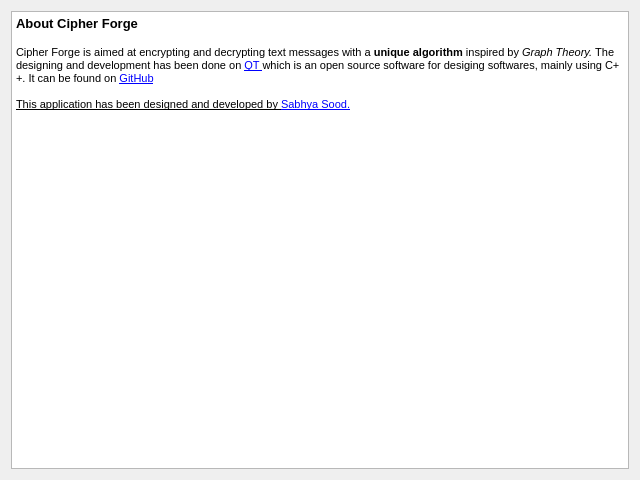
<?xml version="1.0" encoding="UTF-8"?>
<ui version="4.0">
 <class>about</class>
 <widget class="QDialog" name="about">
  <property name="geometry">
   <rect>
    <x>0</x>
    <y>0</y>
    <width>640</width>
    <height>480</height>
   </rect>
  </property>
  <property name="windowTitle">
   <string>About</string>
  </property>
  <layout class="QVBoxLayout" name="verticalLayout">
   <item>
    <widget class="QTextEdit" name="textEdit">
     <property name="html">
      <string>&lt;!DOCTYPE HTML PUBLIC &quot;-//W3C//DTD HTML 4.0//EN&quot; &quot;http://www.w3.org/TR/REC-html40/strict.dtd&quot;&gt;
&lt;html&gt;&lt;head&gt;&lt;meta name=&quot;qrichtext&quot; content=&quot;1&quot; /&gt;&lt;style type=&quot;text/css&quot;&gt;
p, li { white-space: pre-wrap; }
&lt;/style&gt;&lt;/head&gt;&lt;body style=&quot; font-family:'MS Shell Dlg 2'; font-size:7.8pt; font-weight:400; font-style:normal;&quot;&gt;
&lt;p style=&quot; margin-top:0px; margin-bottom:0px; margin-left:0px; margin-right:0px; -qt-block-indent:0; text-indent:0px;&quot;&gt;&lt;span style=&quot; font-size:10pt; font-weight:600;&quot;&gt;About Cipher Forge&lt;/span&gt;&lt;/p&gt;
&lt;p style=&quot;-qt-paragraph-type:empty; margin-top:0px; margin-bottom:0px; margin-left:0px; margin-right:0px; -qt-block-indent:0; text-indent:0px; font-size:10pt; font-weight:600;&quot;&gt;&lt;br /&gt;&lt;/p&gt;
&lt;p style=&quot; margin-top:0px; margin-bottom:0px; margin-left:0px; margin-right:0px; -qt-block-indent:0; text-indent:0px;&quot;&gt;&lt;span style=&quot; font-size:8pt;&quot;&gt;Cipher Forge is aimed at encrypting and decrypting text messages with a &lt;/span&gt;&lt;span style=&quot; font-size:8pt; font-weight:600;&quot;&gt;unique algorithm &lt;/span&gt;&lt;span style=&quot; font-size:8pt;&quot;&gt;inspired by &lt;/span&gt;&lt;span style=&quot; font-size:8pt; font-style:italic;&quot;&gt;Graph Theory. &lt;/span&gt;&lt;span style=&quot; font-size:8pt;&quot;&gt;The designing and development has been done on &lt;/span&gt;&lt;a href=&quot;https://www.qt.io/&quot;&gt;&lt;span style=&quot; font-size:8pt; text-decoration: underline; color:#0000ff;&quot;&gt;QT &lt;/span&gt;&lt;/a&gt;&lt;span style=&quot; font-size:8pt;&quot;&gt;which is an open source software for desiging softwares, mainly using C++. It can be found on &lt;/span&gt;&lt;a href=&quot;https://github.com/qt&quot;&gt;&lt;span style=&quot; font-size:8pt; text-decoration: underline; color:#0000ff;&quot;&gt;GitHub&lt;/span&gt;&lt;/a&gt;&lt;/p&gt;
&lt;p style=&quot;-qt-paragraph-type:empty; margin-top:0px; margin-bottom:0px; margin-left:0px; margin-right:0px; -qt-block-indent:0; text-indent:0px; font-size:8pt; text-decoration: underline; color:#0000ff;&quot;&gt;&lt;br /&gt;&lt;/p&gt;
&lt;p style=&quot; margin-top:0px; margin-bottom:0px; margin-left:0px; margin-right:0px; -qt-block-indent:0; text-indent:0px;&quot;&gt;&lt;a href=&quot;https://github.com/qt&quot;&gt;&lt;span style=&quot; font-size:8pt; text-decoration: underline; color:#000000;&quot;&gt;This application has been designed and developed by &lt;/span&gt;&lt;/a&gt;&lt;a href=&quot;https://sabhyasood.netlify.app/&quot;&gt;&lt;span style=&quot; font-size:8pt; text-decoration: underline; color:#0000ff;&quot;&gt;Sabhya Sood.&lt;/span&gt;&lt;/a&gt;&lt;/p&gt;&lt;/body&gt;&lt;/html&gt;</string>
     </property>
    </widget>
   </item>
  </layout>
 </widget>
 <resources/>
 <connections/>
</ui>
